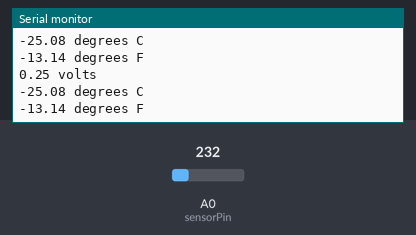
Simulated run of this sketch. Board: Arduino Uno, built with avr-gcc and run on an emulated ATmega328P. Shown: the last lines printed to the serial monitor. The inputs (shaded band) are chosen by the test bench; at power-on: A0 (sensorPin) = 232.

Above: at 1.8 s.
1.9 s: A0 (sensorPin) set to 250
At 2.7 s:
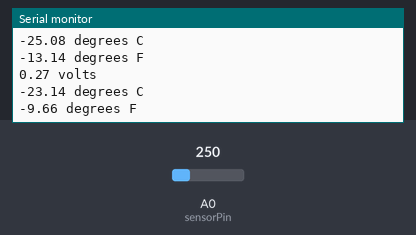
3.4 s: A0 (sensorPin) set to 266
At 4.4 s:
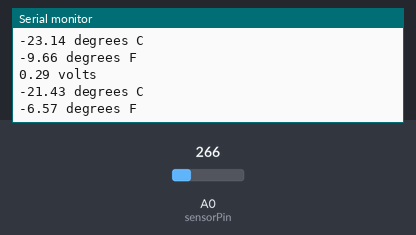
Timing chart, 0 to 6.4 s (numbered marks = the images above; inputs shaded):
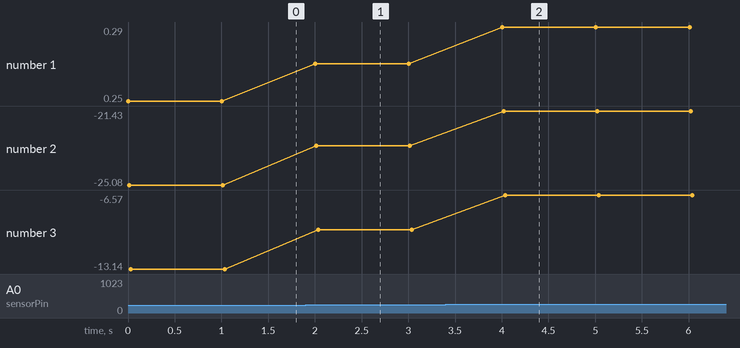

The sketch:

temperature.ino
```cpp
// Records temperature using LM35 resistor.

int sensorPin = A0;
int reading;
float voltage;
float temperatureC;
float temperatureF;

void setup()
{
  Serial.begin(9600); //Start the serial connection with the computer
  //to view the result open the serial monitor

  analogReference(INTERNAL);
}

void loop() // run over and over again
{
  //getting the voltage reading from the temperature sensor
  reading = analogRead(sensorPin);

  // converting that reading to voltage, for 3.3v arduino use 3.3
  voltage = reading * 1.1;
  voltage /= 1024.0;

  // print out the voltage
  Serial.print(voltage); Serial.println(" volts");

  // print out the temperature
  temperatureC = (voltage - 0.5) * 100 ; //converting from 10 mv per degree with 500 mV offset

  // Celsius
  Serial.print(temperatureC); Serial.println(" degrees C");

  // Convert to Fahrenheit
  temperatureF = ((temperatureC * 9.0) / 5.0) + 32.0;
  Serial.print(temperatureF); Serial.println(" degrees F");

  delay(1000); //waiting a second
}
```

Measured:
- after the input at 1.9 s, the serial monitor: prints a new line after 0.10 s (image 1)
- after the input at 3.4 s, the serial monitor: prints a new line after 0.61 s (image 2)
- plotted number 1: 0.25 → 0.27 after the input at 1.9 s, 0.27 → 0.29 after the input at 3.4 s
- plotted number 2: -25.08 → -23.14 after the input at 1.9 s, -23.14 → -21.43 after the input at 3.4 s
- plotted number 3: -13.14 → -9.66 after the input at 1.9 s, -9.66 → -6.57 after the input at 3.4 s
